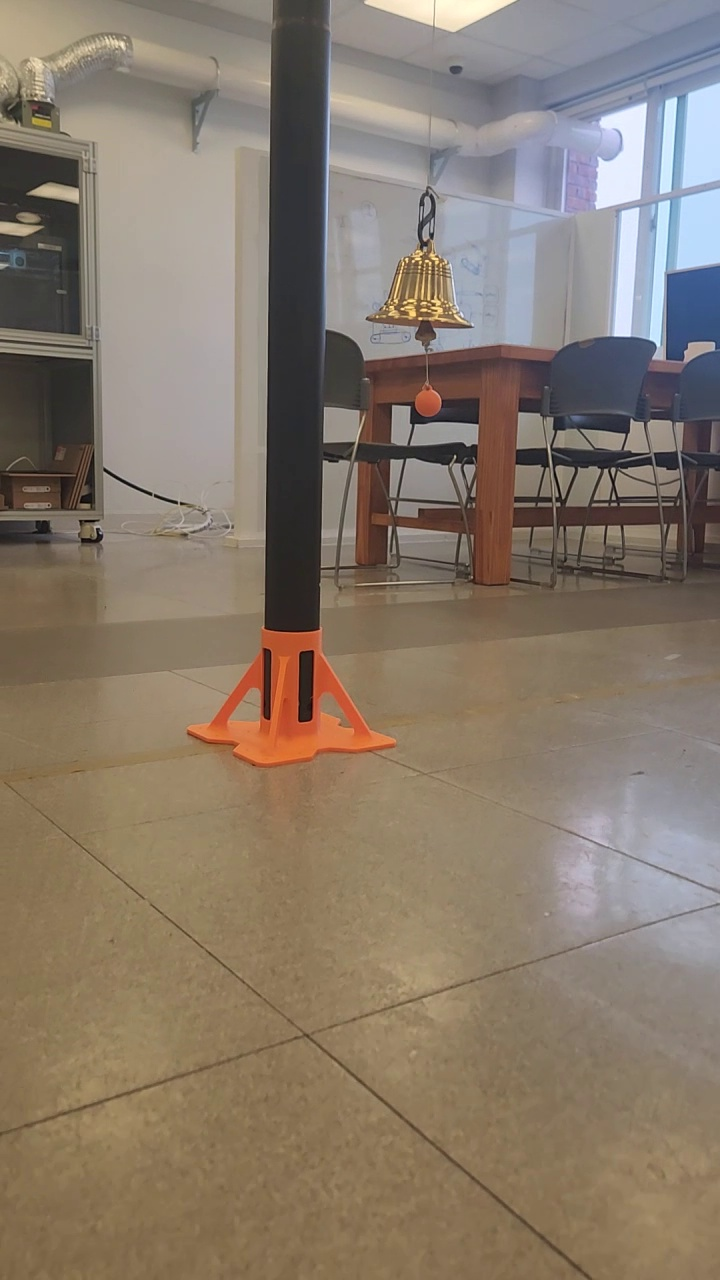
#> input picture data/roboflow/dataset (before modifications)/images/train/20260403_172554_00003.jpg, 720 x 1280 px
$ python bell_detection_old.py '../../../data/roboflow/dataset (before modifications)/images/train'
#> lines starting #> are read from the running program, lines starting #| are printed output that depends on the picture; after the words box and inside, x2 and y2 are one past the last pixel; in counts of white or black regions, pixels touching at a corner belong together
#> in main, img is the input picture: shape (1280, 720, 3); mean B, G, R 107.3, 121.8, 135.5
import argparse
from pathlib import Path

import cv2
import numpy as np


# LOWER_GOLD = np.array([15, 60, 60])
# UPPER_GOLD = np.array([30, 255, 255])
LOWER_GOLD = np.array([15, 30, 30])
UPPER_GOLD = np.array([30, 255, 255])
IMAGE_EXTS = {".jpg", ".jpeg", ".png", ".bmp"}


def detect_bell(img, min_area=2000, center_tol=0.15, min_width=0.20, min_height=0.20):
#> called with min_area = 2000, center_tol = 0.2, min_width = 0.2, min_height = 0.2
    hsv = cv2.cvtColor(img, cv2.COLOR_BGR2HSV)
#> hsv: shape (1280, 720, 3); mean H, S, V 35.6, 65.3, 139.1
    mask = cv2.inRange(hsv, LOWER_GOLD, UPPER_GOLD)
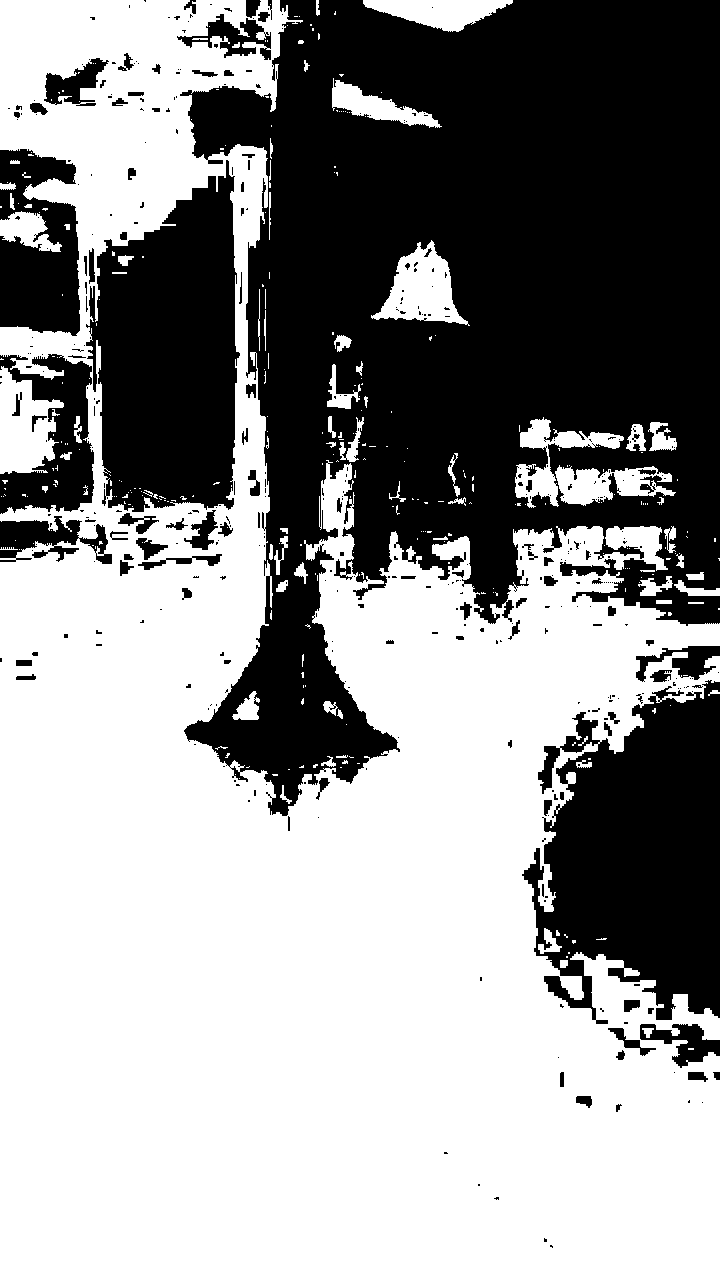
#> mask: shape (1280, 720); 58% white; 408 black regions (309 under 20 px), largest, box (x1, y1, x2, y2) and area: (180, 0, 720, 816) 264801, (522, 680, 720, 1024) 46438, (86, 160, 240, 512) 39202

    kernel = cv2.getStructuringElement(cv2.MORPH_ELLIPSE, (50, 50))
    mask = cv2.morphologyEx(mask, cv2.MORPH_CLOSE, kernel)
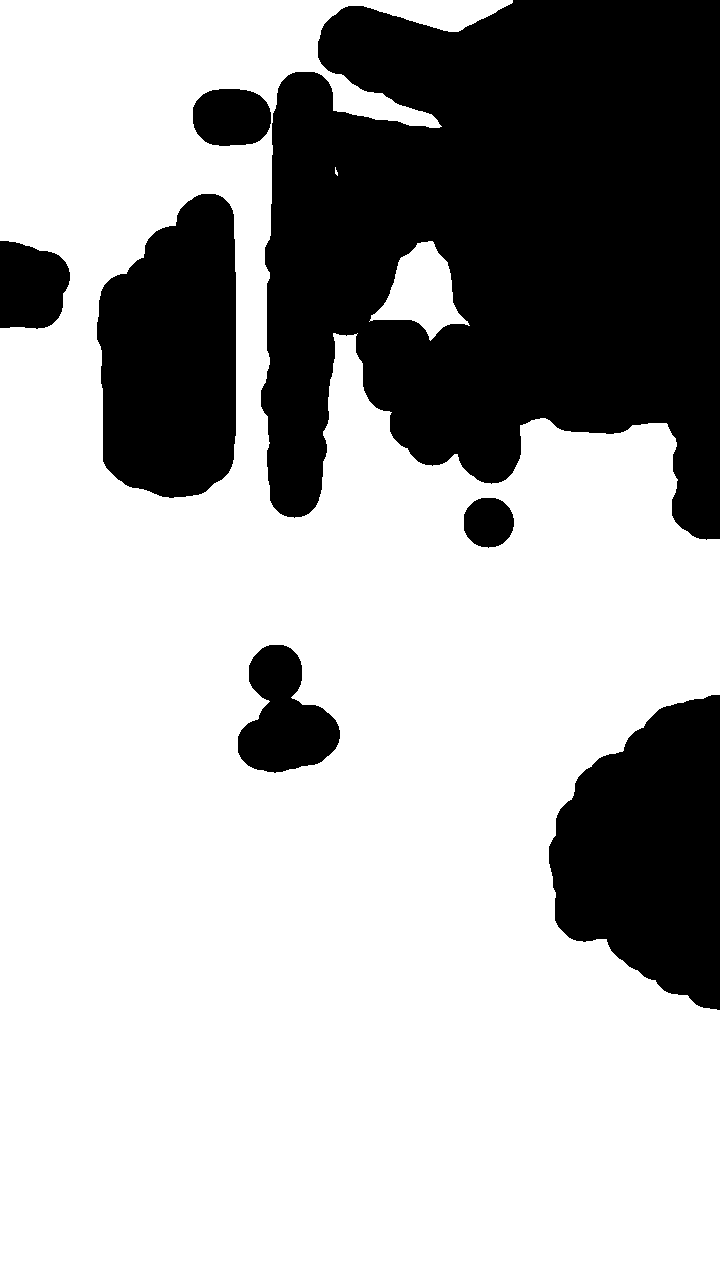
#> mask: shape (1280, 720); 69.5% white; 7 black regions, largest, box (x1, y1, x2, y2) and area: (261, 0, 720, 540) 188959, (549, 695, 720, 1010) 38572, (97, 194, 236, 498) 34348
    mask = cv2.morphologyEx(mask, cv2.MORPH_OPEN, kernel)
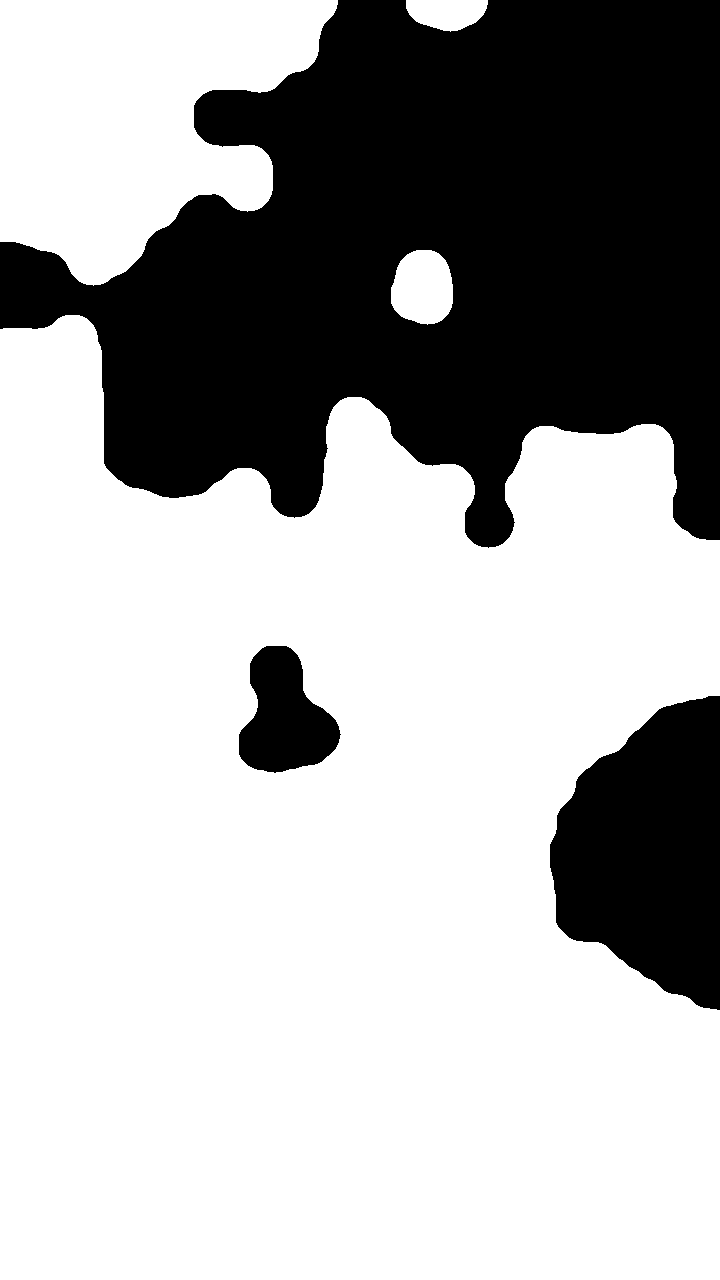
#> mask: shape (1280, 720); 67.5% white; 3 black regions

    contours, _ = cv2.findContours(mask, cv2.RETR_EXTERNAL, cv2.CHAIN_APPROX_SIMPLE)
#> contours = 4 contours; box (x1, y1, x2, y2) and area: (0, 315, 720, 1280) 558440, (0, 0, 338, 286) 63888, (391, 250, 453, 325) 3652, (406, 0, 488, 32) 1908
    if not contours:
        return None, mask

    contour = max(contours, key=cv2.contourArea)
#> contour = contour of 625 points, box (x1, y1, x2, y2) (0, 315, 720, 1280), area 558440
    area = cv2.contourArea(contour)
#> area = 558440
    if area < min_area:
        return None, mask

    img_h, img_w = img.shape[:2]
#> img_h = 1280; img_w = 720
    x, y, w, h = cv2.boundingRect(contour)
#> x = 0; y = 315; w = 720; h = 965
    bell_cx = x + w / 2
#> bell_cx = 360
    bell_cy = y + h / 2
#> bell_cy = 797.5
    frame_cx = img_w / 2
#> frame_cx = 360
    frame_cy = img_h / 2
#> frame_cy = 640

    if abs(bell_cx - frame_cx) > center_tol * img_w:
        return None, mask
    if abs(bell_cy - frame_cy) > center_tol * img_h:
        return None, mask
    if w < min_width * img_w or h < min_height * img_h:
        return None, mask

    return (x, y, w, h, area), mask


def draw_result(img, result):
    out = img.copy()
    if result is None:
        cv2.putText(out, "No Bell Found", (30, 50), cv2.FONT_HERSHEY_SIMPLEX, 1.0, (0, 0, 255), 2)
        return out

    x, y, w, h, area = result
    cv2.rectangle(out, (x, y), (x + w, y + h), (0, 255, 0), 3)
    cv2.putText(out, f"Bell: {int(area)}px", (x, max(25, y - 10)), cv2.FONT_HERSHEY_SIMPLEX, 0.7, (0, 255, 0), 2)
    return out


def image_paths(folder):
    return sorted(path for path in Path(folder).iterdir() if path.suffix.lower() in IMAGE_EXTS)


def main():
    parser = argparse.ArgumentParser(description="Run simple HSV bell detection on a folder of images.")
    parser.add_argument("folder", help="Folder containing images")
    parser.add_argument("--out", help="Optional folder for annotated results")
    parser.add_argument("--show", action="store_true", help="Show each result; press q or Esc to stop")
    parser.add_argument("--min-area", type=float, default=2000, help="Minimum bell contour area")
    parser.add_argument("--center-tol", type=float, default=0.2, help="How close the bell center must be to frame center")
    parser.add_argument("--min-width", type=float, default=0.20, help="Minimum detection width as fraction of image width")
    parser.add_argument("--min-height", type=float, default=0.20, help="Minimum detection height as fraction of image height")
    args = parser.parse_args()

    paths = image_paths(args.folder)
    if not paths:
        raise FileNotFoundError(f"No images found in {args.folder}")

    out_dir = Path(args.out) if args.out else None
    if out_dir:
        out_dir.mkdir(parents=True, exist_ok=True)

    found = 0
    for path in paths:
        img = cv2.imread(str(path))
        if img is None:
            print(f"SKIP {path.name}: could not read")
            continue

        result, _ = detect_bell(
            img,
            min_area=args.min_area,
            center_tol=args.center_tol,
            min_width=args.min_width,
            min_height=args.min_height,
        )
#> result = (0, 315, 720, 965, 558440)
        found += result is not None
#> found = 1
        print(f"{path.name}: {'FOUND' if result else 'not found'}")
#| 20260403_172554_00003.jpg: FOUND

        vis = draw_result(img, result)
#> in draw_result, `x, y, w, h, area = result`: x = 0; y = 315; w = 720; h = 965; area = 558440
#> in draw_result, `cv2.putText(out, f"Bell: {int(area)}px", (x, max(25, y - 10)), cv2.FON..`:
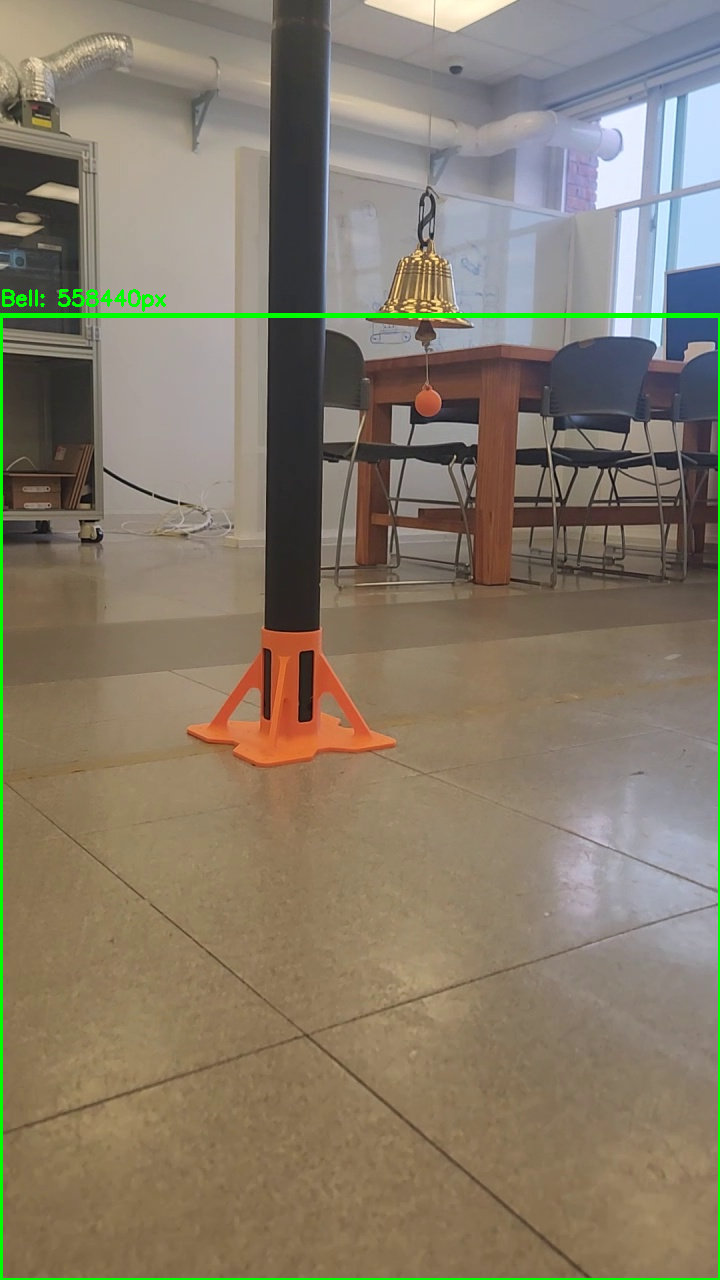
#> out: shape (1280, 720, 3); mean B, G, R 106, 123.5, 134
        if out_dir:
            cv2.imwrite(str(out_dir / path.name), vis)
        if args.show:
            cv2.imshow("bell detection", vis)
            if cv2.waitKey(0) & 0xFF in (ord("q"), 27):
                break
#> pass 2 of the loop in main, `for path in paths:`:
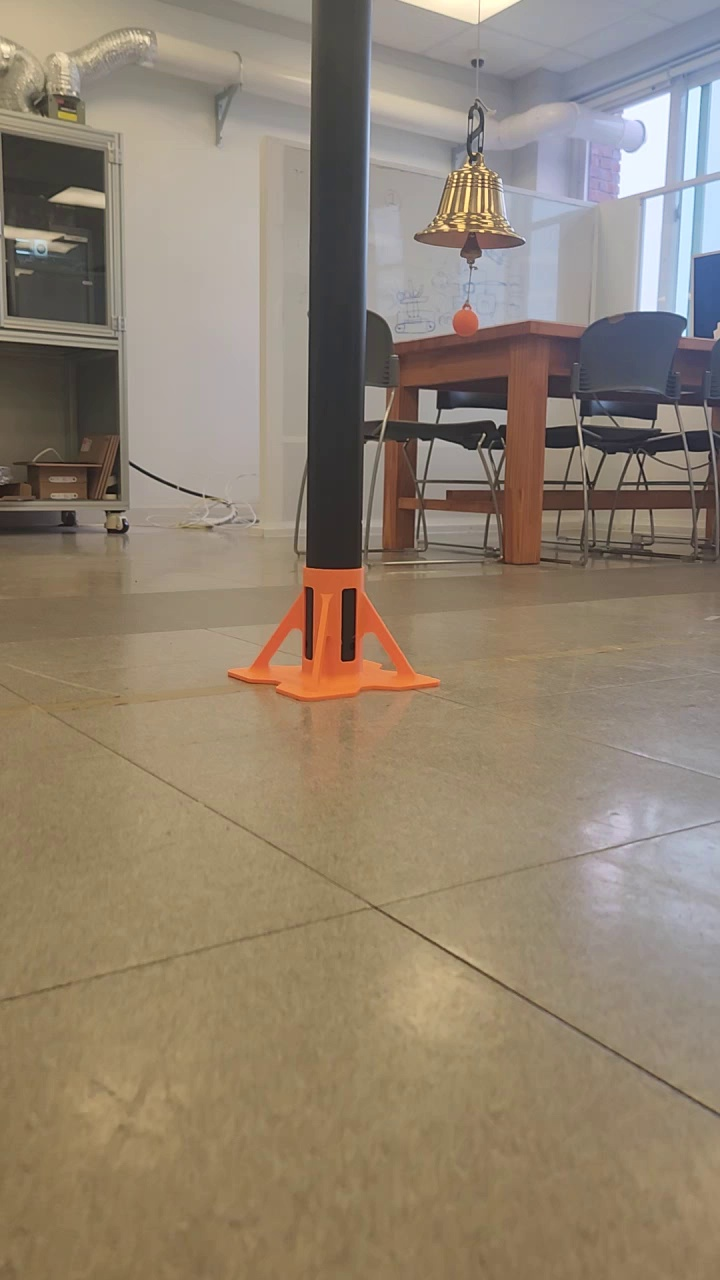
#> input picture data/roboflow/dataset (before modifications)/images/train/20260403_172554_00006.jpg, 720 x 1280 px
#> in main, img is the input picture: shape (1280, 720, 3); mean B, G, R 112.4, 130.4, 144.7
#> hsv: shape (1280, 720, 3); mean H, S, V 33.2, 65.1, 147.3
#> in detect_bell (call 2), `mask = cv2.morphologyEx(mask, cv2.MORPH_OPEN, kernel)`:
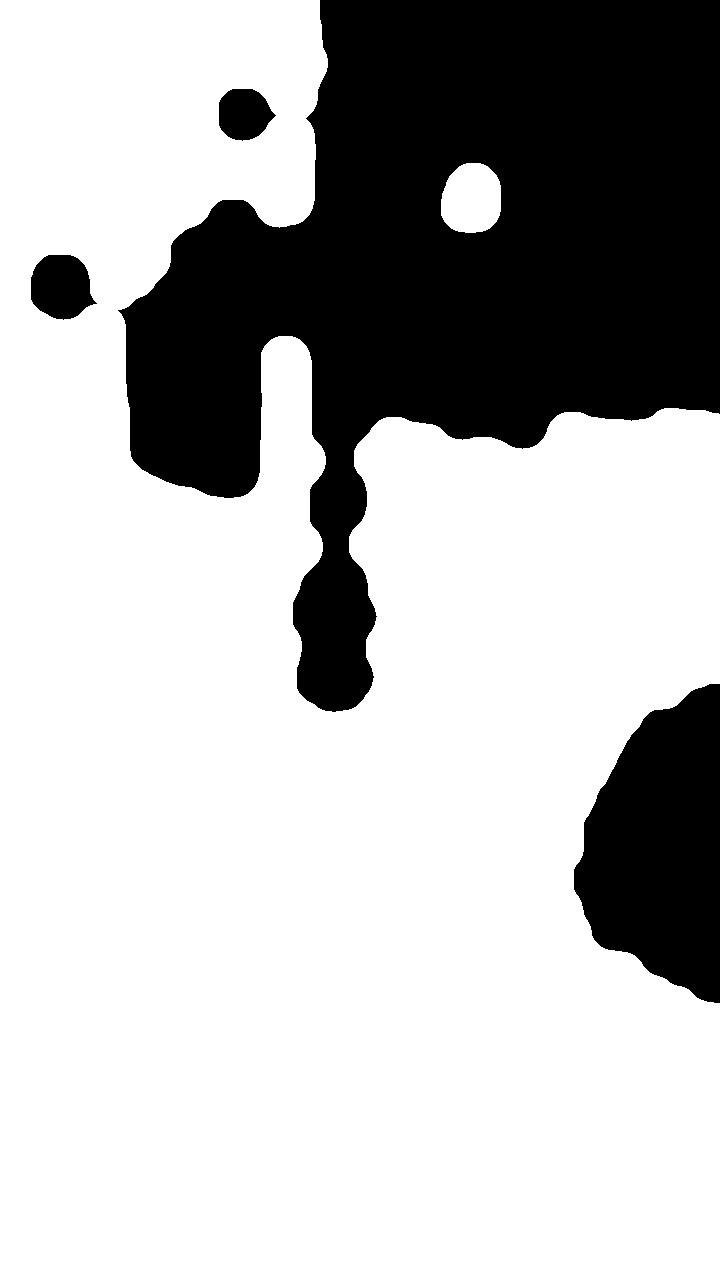
#> mask: shape (1280, 720); 71.6% white; 4 black regions
#> contours = 2 contours; box (x1, y1, x2, y2) and area: (0, 0, 720, 1280) 659644, (441, 163, 501, 233) 3381
#> contour = contour of 937 points, box (x1, y1, x2, y2) (0, 0, 720, 1280), area 659644
#> in detect_bell (call 2), `area = cv2.contourArea(contour)`: area = 659644
#> in detect_bell (call 2), `x, y, w, h = cv2.boundingRect(contour)`: y = 0; h = 1280
#> bell_cy = 640
#> result = (0, 0, 720, 1280, 659644)
#> found = 2
#| 20260403_172554_00006.jpg: FOUND
#> in draw_result (call 2), `x, y, w, h, area = result`: y = 0; h = 1280; area = 659644
#> in draw_result (call 2), `cv2.putText(out, f"Bell: {int(area)}px", (x, max(25, y - 10)), cv2.FON..`:
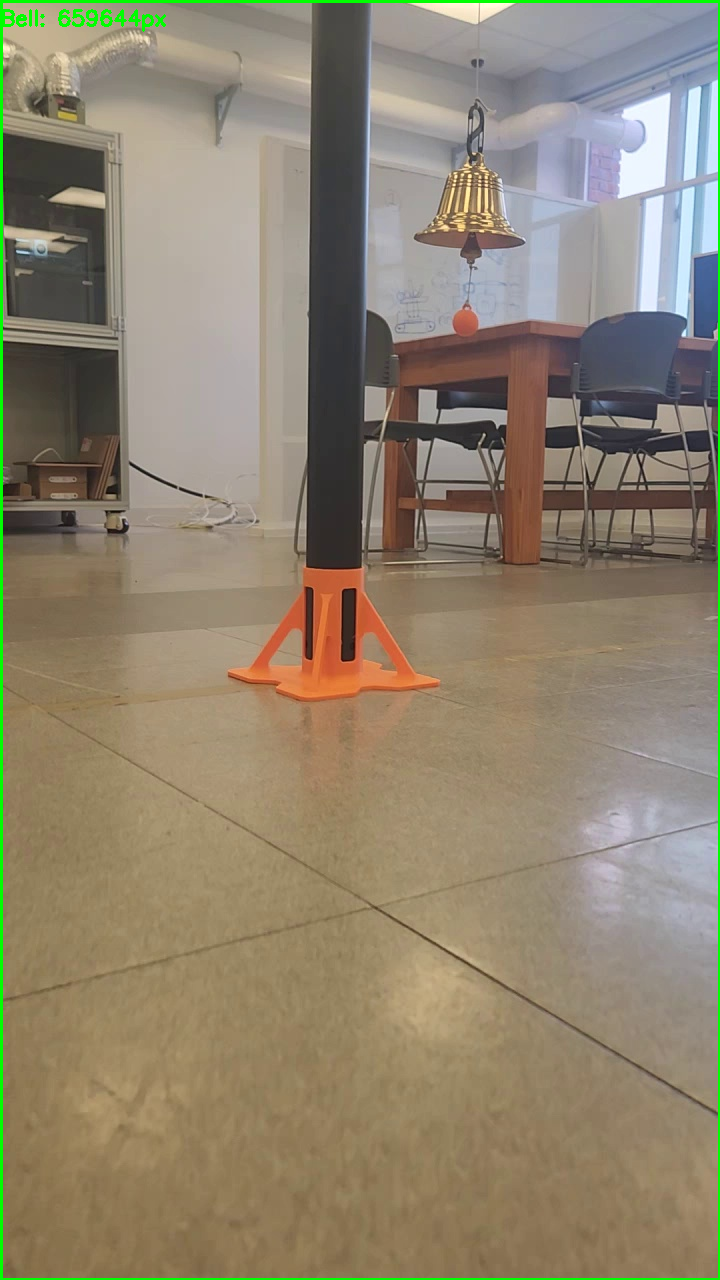
#> out: shape (1280, 720, 3); mean B, G, R 110.9, 131.9, 142.9

    cv2.destroyAllWindows()
    print(f"Detected bell in {found}/{len(paths)} images")
#| Detected bell in 2/2 images


if __name__ == "__main__":
    main()
